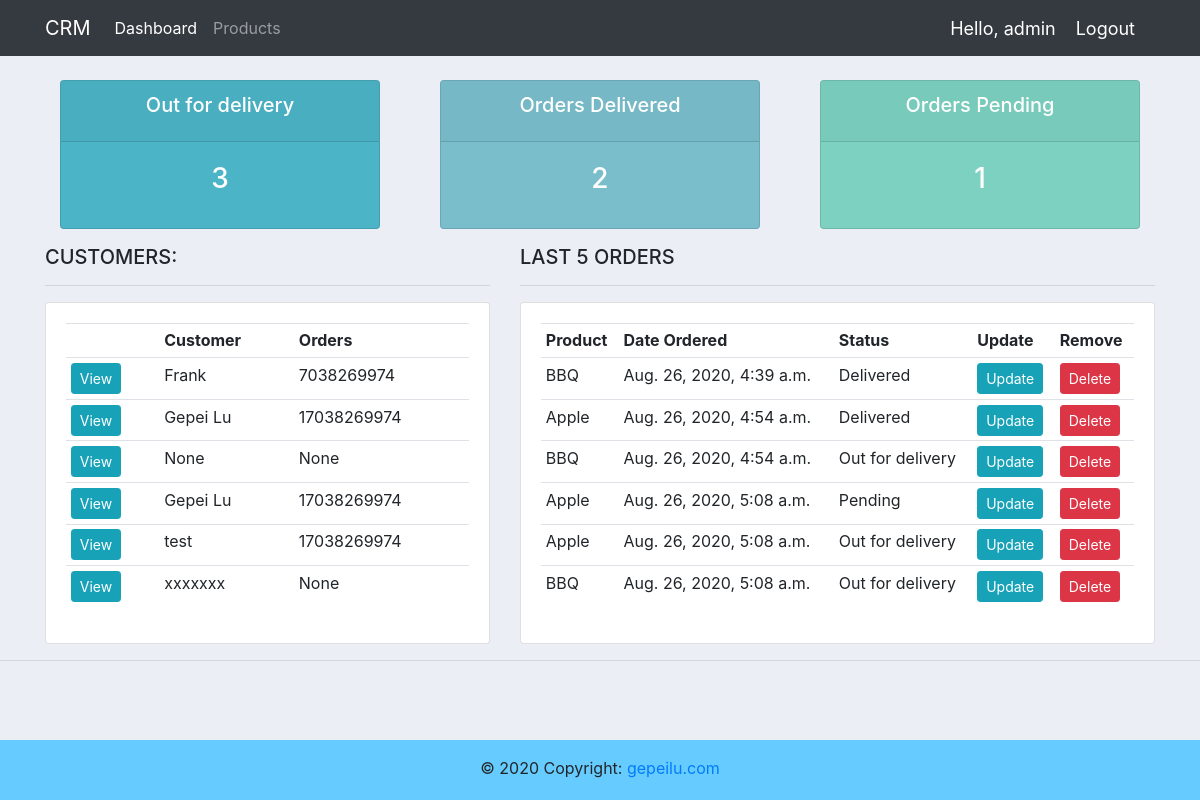
The app's page / (signed in) with its own data.
### accounts/models.py (models this page shows, shortened)
class Customer(models.Model):
    user = models.OneToOneField(User, null=True, blank=True, on_delete=models.CASCADE)
    name = models.CharField(max_length=200, null=True)
    phone = models.CharField(max_length=200, null=True)
    email = models.CharField(max_length=200, null=True)
    profile_pic = models.ImageField(default='default.jpg', null=True, blank=True)
    date_created = models.DateTimeField(auto_now_add=True, null=True)

class Order(models.Model):
    STATUS = (
        ('Pending', 'Pending'),
        ('Out for delivery', 'Out for delivery'),
        ('Delivered', 'Delivered')
    )
    customer = models.ForeignKey(Customer, null=True, on_delete=models.SET_NULL)
    product = models.ForeignKey(Product, null=True, on_delete=models.SET_NULL)
    date_created = models.DateTimeField(auto_now_add=True, null=True)
    status = models.CharField(max_length=200, null=True, choices=STATUS)
    note = models.CharField(max_length=1000, null=True)

class Product(models.Model):
    CATEGORY = (
        ('Indoor', 'Indoor'),
        ('Outdoor', 'Outdoor')
    )
    name = models.CharField(max_length=200, null=True)
    price = models.FloatField(null=True)
    category = models.CharField(max_length=200, null=True, choices=CATEGORY)
    description = models.CharField(max_length=200, null=True, blank=True)
    date_created = models.DateTimeField(auto_now_add=True, null=True)
    tags = models.ManyToManyField(Tag)

### accounts/decorators.py (the view)
    def wrapper_func(request, *args, **kwargs):
        group = None
        if request.user.groups.exists():
            group = request.user.groups.all()[0].name
        if group == 'customer':
            return redirect('user')
        if group == 'admin':
            return view_func(request, *args, **kwargs)

### accounts/views.py (called while the page is built)
@login_required(login_url='login')
@admin_only
def home(request):
    customers = Customer.objects.all()
    orders = Order.objects.all()
    out_for_deliver_num = Order.objects.filter(status='Out for delivery').count()
    delivered_orders_num = Order.objects.filter(status='Delivered').count()
    pending_orders_num = Order.objects.filter(status='Pending').count()
    return render(request, 'accounts/dashboard.html', locals())

### templates/accounts/dashboard.html
{% extends 'accounts/main.html' %}
{% block content %}
{% include 'accounts/status.html' %}
<div class="row">
	<div class="col-md-5">
		<h5>CUSTOMERS:</h5>
		<hr>
		<div class="card card-body">
			<table class="table table-sm">
				<tr>
					<th></th>
					<th>Customer</th>
					<th>Orders</th>
				</tr>
				{% for customer in customers %}
					<tr>
						<td><a class="btn btn-sm btn-info" href="{% url 'customer' customer.id %}">View</a></td>
						<td>{{ customer.name }}</td>
						<td>{{ customer.phone }}</td>
					</tr>
				{% endfor %}
			</table>
		</div>
	</div>
	<div class="col-md-7">
		<h5>LAST 5 ORDERS</h5>
		<hr>
		<div class="card card-body">
			<table class="table table-sm">
				<tr>
					<th>Product</th>
					<th>Date Ordered</th>
					<th>Status</th>
					<th>Update</th>
					<th>Remove</th>
				</tr>
				{% for order in orders %}
					<tr>
						<td>{{ order.product.name }}</td>
						<td>{{ order.date_created }}</td>
						<td>{{ order.status }}</td>
						<td><a class="btn btn-sm btn-info" href="{% url 'update_order' order.id %}">Update</a></td>
						<td><a class="btn btn-sm btn-danger" href="{% url 'delete_order' order.id %}">Delete</a></td>
					</tr>
				{% endfor %}
			</table>
		</div>
	</div>
</div>
{% endblock %}

### templates/accounts/navbar.html (shortened to what this page needs)
<nav class="navbar navbar-expand-lg navbar-dark bg-dark">
  <div class="container">
    <a class="navbar-brand" href="{% url 'home'%}">CRM</a>
    <div class="collapse navbar-collapse" id="navbarNav">
      <ul class="navbar-nav">
        {% if request.user.is_staff %}
        <li class="nav-item active">
          <a class="nav-link" href="{% url 'home' %}">Dashboard</a>
        </li>
        <li class="nav-item">
          <a class="nav-link" href="{% url 'products' %}">Products</a>
        </li>
        {% else %}
        <li class="nav-item">
          <a class="nav-link" href="{% url 'profile' %}">Settings</a>
        </li>
        {% endif %}
      </ul>
    </div>
    <span class="hello">Hello, {{ request.user.username }}</span>
    <span><a class="hello" href="{% url 'logout' %}">Logout</a></span>
  </div>
</nav>

### static/css/main.css (style rules this page uses)
body { background-color: #ebeff5; }

### templates/accounts/navbar.html (style rules this page uses)
.hello { font-size: 18px; color: #fff; margin-right: 20px; }

### records on screen
Customer: name "Frank", phone "7038269974"
Customer: name "Gepei Lu", phone "17038269974"
Customer: name "None", phone "None"
Customer: name "Gepei Lu", phone "17038269974"
Customer: name "test", phone "17038269974"
Customer: name "xxxxxxx", phone "None"
Order: product.name "BBQ", date_created "Aug. 26, 2020, 4:39 a.m.", status "Delivered"
Order: product.name "Apple", date_created "Aug. 26, 2020, 4:54 a.m.", status "Delivered"
Order: product.name "BBQ", date_created "Aug. 26, 2020, 4:54 a.m.", status "Out for delivery"
Order: product.name "Apple", date_created "Aug. 26, 2020, 5:08 a.m.", status "Pending"
Order: product.name "Apple", date_created "Aug. 26, 2020, 5:08 a.m.", status "Out for delivery"
Order: product.name "BBQ", date_created "Aug. 26, 2020, 5:08 a.m.", status "Out for delivery"

### other values on screen
{{ request.user.username }} "admin"
{{ out_for_deliver_num }} "3"
{{ delivered_orders_num }} "2"
{{ pending_orders_num }} "1"
